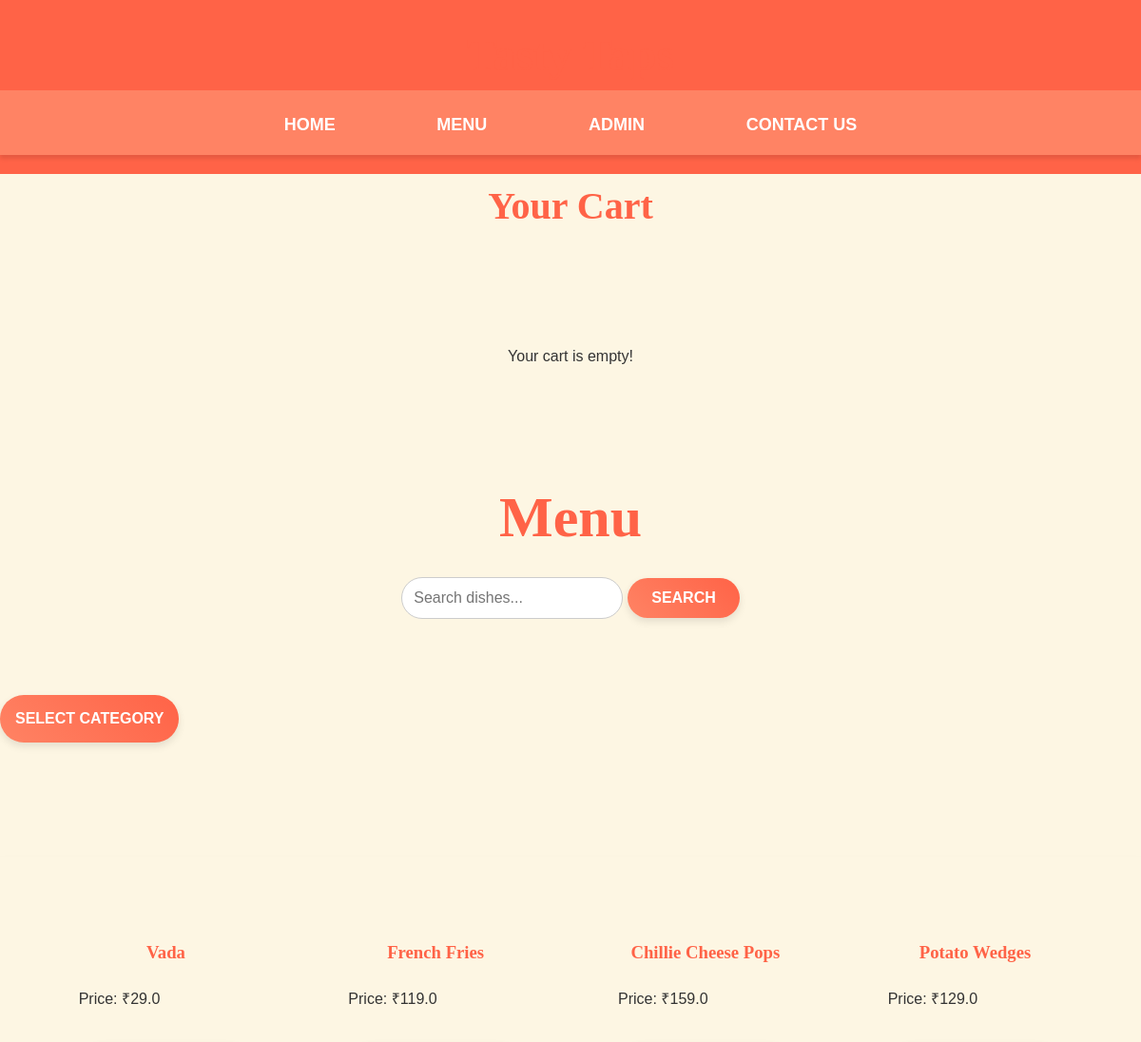
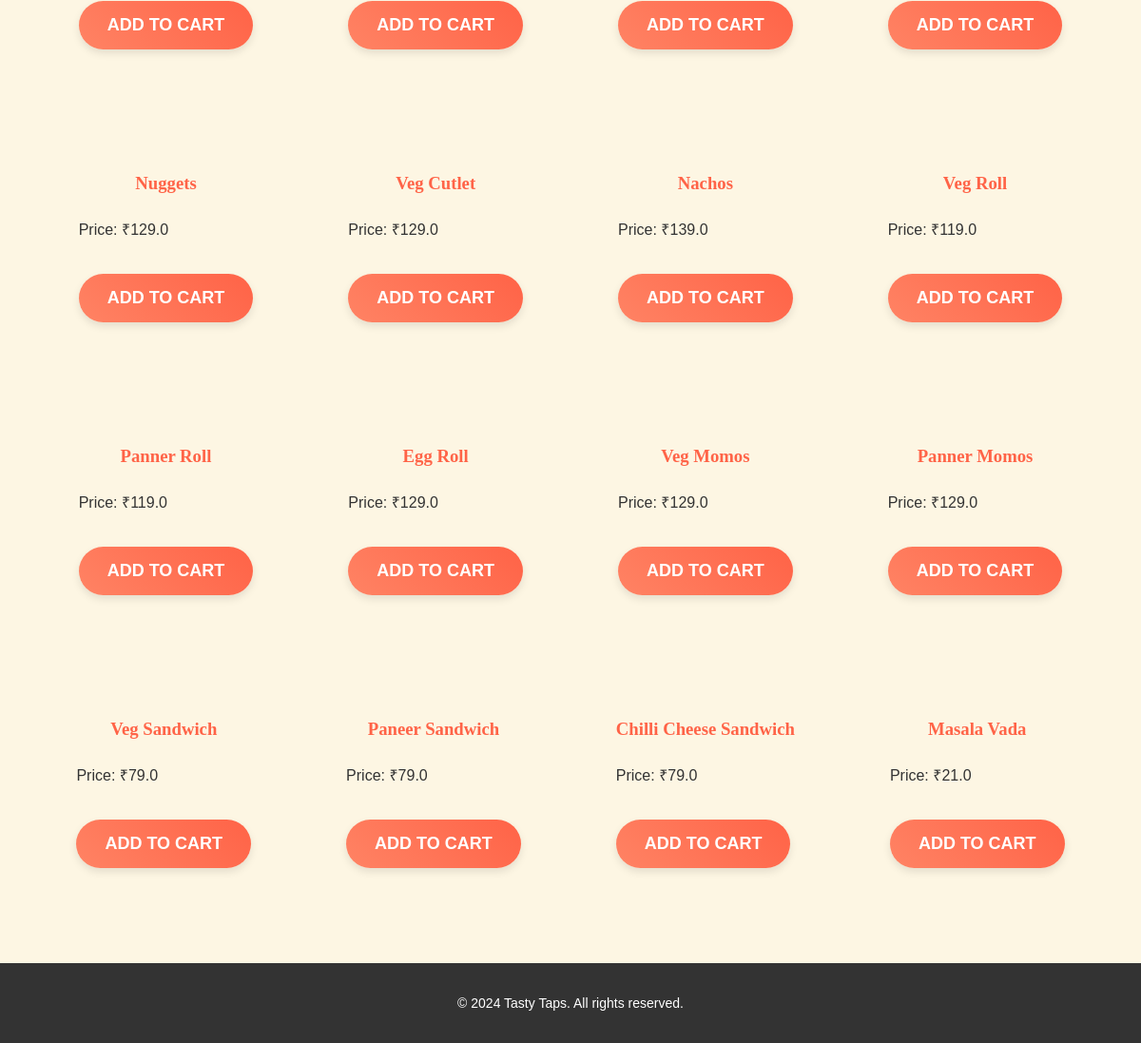
The page /menu/snacks on the database its author committed (2 pictures, top to bottom).
### tables this page shows
CREATE TABLE dishes (
    id INTEGER PRIMARY KEY AUTOINCREMENT,
    name TEXT NOT NULL,
    price REAL NOT NULL
, image TEXT, categories TEXT);

### app.py (the view)
@app.route('/menu/snacks')
def snacks():
    dishes = get_dishes_by_category('Snacks')
    return render_template('menu.html', category='Snacks', dishes=dishes)

### app.py (called while the page is built)
def connect_db():
    conn = sqlite3.connect(DATABASE)
    conn.row_factory = sqlite3.Row  # Optional: Access rows as dictionaries
    return conn

def get_dishes_by_category(categories):
    try:
        conn = connect_db()
        cursor = conn.cursor()
        query = "SELECT * FROM dishes WHERE categories LIKE ?"
        cursor.execute(query, (f"%{categories}%",))
        dishes = cursor.fetchall()
    finally:
        conn.close()
    return dishes

@app.before_request
def initialize_cart():
    if 'cart' not in session:
        session['cart'] = {}

### templates/menu.html (shortened to what this page needs)
{% extends 'base.html' %}
{% block content %}
<h2 style="font-size: 40px;">Your Cart</h2>
<div class="cart">
    {% if cart %}
    <section>
        {% for dish_name, item in cart.items() %}
        <p>
            {{ item['name'] }} - ₹{{ item['price'] }} x {{ item['quantity'] }}
            <a href="/remove_from_cart/{{ dish_name }}">Remove</a>
        </p>
        {% endfor %}
    </section>
    <p>Total: ₹{{ total_price }}</p>
    <form method="POST" action="/place_order">
        <button type="submit">Place Order</button>
    </form>
    {% else %}
    <p>Your cart is empty!</p>
    {% endif %}
</div>
<h2 style="font-size: 60px;">Menu</h2>
<form method="GET" action="/menu" class="search-form">
    <input type="text" name="search" placeholder="Search dishes..." value="{{ search_query }}" class="search-input">
    <button type="submit" class="search-button">Search</button>
</form>
<div class="dropdown">
    <button class="dropbtn">Select Category</button>
</div>
<div class="menu">
    {% for dish in dishes %}
    <div class="dish">
        <h3>{{ dish[1] }}</h3>
        <p>Price: ₹{{ dish[2] }}</p>
        <form method="POST" action="/add_to_cart/{{ dish[0] }}">
            <button type="submit">Add to Cart</button>
        </form>
    </div>
    {% endfor %}
</div>
{% endblock %}

### static/style.css (style rules this page uses)
body, html { margin: 0; padding: 0; box-sizing: border-box; font-family: 'Arial', sans-serif; color: #333; background-color: #fdf6e3; }
h1, h2, h3, h4, h5, h6 { margin: 0; padding: 10px 0; font-family: 'Georgia', serif; color: #ff6347; text-align: center; }
button, .explore-menu-button { padding: 15px 30px; border: none; border-radius: 50px; background: linear-gradient(45deg, #ff8364, #ff6347); color: #fff; font-size: 18px; font-weight: bold; text-transform: uppercase; cursor: pointer; transition: all 0.3s ease; box-shadow: 0 4px 8px rgba(0, 0, 0, 0.1); display: inline-flex; justify-content: center; align-items: center; text-align: center; margin: 20px auto; }
.search-form { display: flex; justify-content: center; align-items: center; position: relative; top: 90%; left: 50%; margin-top:40px; margin-right: 100px; transform: translate(-50%, -50%); width: 20%; z-index: 20; }
.search-input { padding: 12px; justify-content: center; align-items: center; width: 350px; border: 1px solid #ccc; border-radius: 25px; margin-right: 5px; font-size: 16px; }
.search-button { padding: 12px 25px; background: linear-gradient(45deg, #ff8364, #ff6347); color: white; border: none; border-radius: 25px; font-size: 16px; cursor: pointer; transition: background-color 0.3s ease, transform 0.2s ease; }
.dropdown { position: relative; display: inline-block; margin-bottom: 100px; }
.dropbtn { background-color: #ff6347; color: white; padding: 16px; font-size: 16px; border: none; cursor: pointer; }
.menu { display: flex; flex-wrap: wrap; gap: 100px; justify-content: center; padding: 80px 0; box-shadow: 0 4px 6px rgba(0, 0, 0, 0.1); }
.cart { padding: 100px 0; text-align: center; }

### rows shown on the page
dishes: name "Vada", price "29.0"
dishes: name "French Fries", price "119.0"
dishes: name "Chillie Cheese Pops", price "159.0"
dishes: name "Potato Wedges", price "129.0"
dishes: name "Nuggets", price "129.0"
dishes: name "Veg Cutlet", price "129.0"
dishes: name "Nachos", price "139.0"
dishes: name "Veg Roll", price "119.0"
dishes: name "Panner Roll", price "119.0"
dishes: name "Egg Roll", price "129.0"
dishes: name "Veg Momos", price "129.0"
dishes: name "Panner Momos", price "129.0"
dishes: name "Veg Sandwich", price "79.0"
dishes: name "Paneer Sandwich", price "79.0"
dishes: name "Chilli Cheese Sandwich", price "79.0"
dishes: name "Masala Vada", price "21.0"
